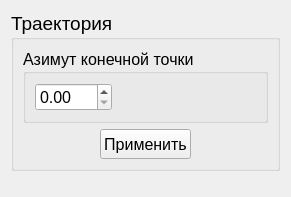
<?xml version="1.0" encoding="UTF-8"?>
<ui version="4.0">
 <class>optDroneWindow</class>
 <widget class="QWidget" name="optDroneWindow">
  <property name="geometry">
   <rect>
    <x>0</x>
    <y>0</y>
    <width>291</width>
    <height>197</height>
   </rect>
  </property>
  <property name="windowTitle">
   <string>Form</string>
  </property>
  <layout class="QVBoxLayout" name="verticalLayout_2">
   <item>
    <spacer name="verticalSpacer_2">
     <property name="orientation">
      <enum>Qt::Vertical</enum>
     </property>
     <property name="sizeHint" stdset="0">
      <size>
       <width>20</width>
       <height>0</height>
      </size>
     </property>
    </spacer>
   </item>
   <item>
    <widget class="QGroupBox" name="groupBox_2">
     <property name="font">
      <font>
       <pointsize>14</pointsize>
      </font>
     </property>
     <property name="title">
      <string>Траектория</string>
     </property>
     <layout class="QVBoxLayout" name="verticalLayout">
      <item>
       <widget class="QGroupBox" name="groupBox">
        <property name="minimumSize">
         <size>
          <width>200</width>
          <height>0</height>
         </size>
        </property>
        <property name="font">
         <font>
          <pointsize>12</pointsize>
         </font>
        </property>
        <property name="title">
         <string>Азимут конечной точки</string>
        </property>
        <layout class="QHBoxLayout" name="horizontalLayout">
         <item>
          <widget class="QDoubleSpinBox" name="angleESpinBox">
           <property name="font">
            <font>
             <pointsize>12</pointsize>
            </font>
           </property>
           <property name="prefix">
            <string comment="град."/>
           </property>
           <property name="maximum">
            <double>359.990000000000009</double>
           </property>
          </widget>
         </item>
         <item>
          <spacer name="horizontalSpacer">
           <property name="orientation">
            <enum>Qt::Horizontal</enum>
           </property>
           <property name="sizeHint" stdset="0">
            <size>
             <width>148</width>
             <height>17</height>
            </size>
           </property>
          </spacer>
         </item>
        </layout>
       </widget>
      </item>
      <item>
       <layout class="QHBoxLayout" name="horizontalLayout_2">
        <item>
         <spacer name="horizontalSpacer_2">
          <property name="orientation">
           <enum>Qt::Horizontal</enum>
          </property>
          <property name="sizeHint" stdset="0">
           <size>
            <width>40</width>
            <height>20</height>
           </size>
          </property>
         </spacer>
        </item>
        <item>
         <widget class="QPushButton" name="setTrakButton">
          <property name="minimumSize">
           <size>
            <width>0</width>
            <height>30</height>
           </size>
          </property>
          <property name="font">
           <font>
            <pointsize>12</pointsize>
           </font>
          </property>
          <property name="text">
           <string>Применить</string>
          </property>
         </widget>
        </item>
        <item>
         <spacer name="horizontalSpacer_3">
          <property name="orientation">
           <enum>Qt::Horizontal</enum>
          </property>
          <property name="sizeHint" stdset="0">
           <size>
            <width>40</width>
            <height>20</height>
           </size>
          </property>
         </spacer>
        </item>
       </layout>
      </item>
     </layout>
    </widget>
   </item>
   <item>
    <spacer name="verticalSpacer">
     <property name="orientation">
      <enum>Qt::Vertical</enum>
     </property>
     <property name="sizeHint" stdset="0">
      <size>
       <width>20</width>
       <height>15</height>
      </size>
     </property>
    </spacer>
   </item>
  </layout>
 </widget>
 <resources/>
 <connections/>
</ui>
